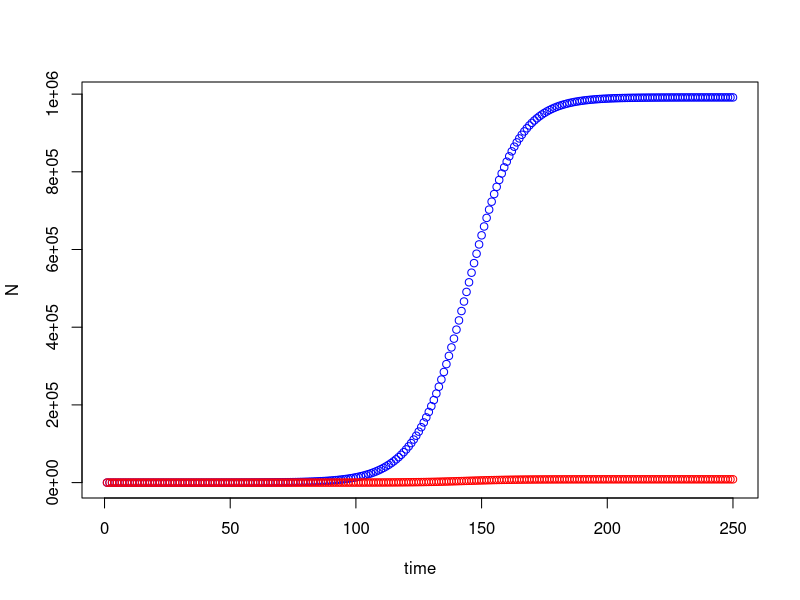
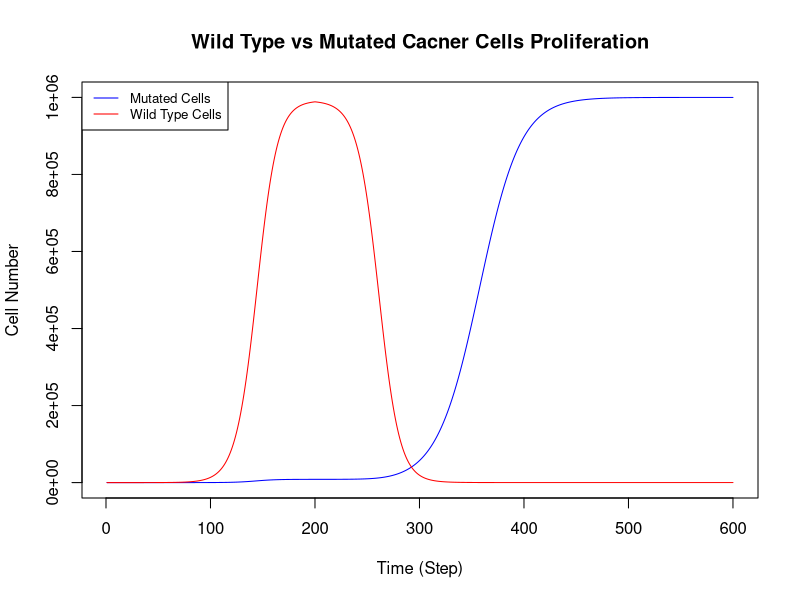

The R script that drew these images, in order:
# Excercise 10

# parameters
rn = 0.1
rm = 0.1
K = 1000000
Nt = 1
Mt = 1
timesteps = 250

# create vector to store N and M and set initial N,M
N = numeric(length=timesteps)
N[1] = Nt
M = numeric(length=timesteps)
M[1] = 0

# simulate
for (t in c(1:timesteps-1)){
  if (Nt < 100){
    Nt = Nt + rn*Nt*(1-(Nt+Mt)/K)
    N[t+1] = Nt
    M[t+1] = 0
  }else{
    Nt = Nt + rn*Nt*(1-(Nt+Mt)/K)
    Mt = Mt + rm*Mt*(1-(Nt+Mt)/K)
    N[t+1] = Nt
    M[t+1] = Mt
  }
}


# plot result
time = c(1:timesteps)
plot(N ~ time, col = 'blue')
points(M ~ time, col = 'red')

# after treatment

# parameters
rn = 0.1
rm = 0.1
rnD = -0.1
rmD = 0.05
K = 1000000
Nt = 1
Mt = 1
timesteps = 600

# create vector to store N and M and set initial N,M
N = numeric(length=timesteps)
N[1] = Nt
M = numeric(length=timesteps)
M[1] = 0

# simulate
for (t in c(1:timesteps-1)){
  if (Nt < 100 & t < 200){
    Nt = Nt + rn*Nt*(1-(Nt+0)/K)
    N[t+1] = Nt
    M[t+1] = 0
  }else{
    if (t < 200){
      Nt = Nt + rn*Nt*(1-(Nt+Mt)/K)
      Mt = Mt + rm*Mt*(1-(Nt+Mt)/K)
    }else{
      Nt = Nt + rnD*Nt*(1-(Nt+Mt)/K)
      Mt = Mt + rmD*Mt*(1-(Nt+Mt)/K)
    }
    N[t+1] = Nt
    M[t+1] = Mt
  }
}


# plot result
time = c(1:timesteps)
plot(M ~ time, col = 'blue', type = "l", lty = 1, ylim = c(0,K),
     xlab = 'Time (Step)', ylab = 'Cell Number', main = 'Wild Type vs Mutated Cacner Cells Proliferation')
points(N ~ time, col = 'red',type = "l", lty = 1)
legend("topleft", legend = c('Mutated Cells', 'Wild Type Cells'),
       col = c('blue', 'red'), lty = 1, cex = 0.8)



